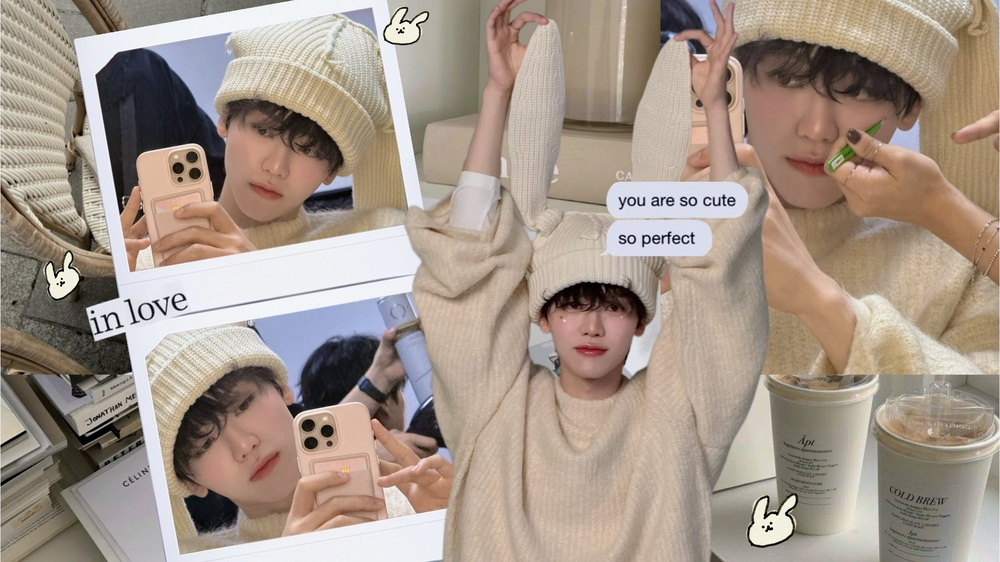
#> input picture Basicimage/image/nana.jpeg, 1000 x 562 px, shrunk from 2048 x 1151 before the run
$ python equalization_threshold.py
#> lines starting #> are read from the running program, lines starting #| are printed output that depends on the picture; after the words box and inside, x2 and y2 are one past the last pixel; in counts of white or black regions, pixels touching at a corner belong together
import cv2
import numpy as np
import matplotlib.pyplot as plt

# ======================
# Fungsi Tambahan
# ======================

def print_matrix(citra, x=0, y=0, w=5, h=5, label="Matriks"):
    potongan = citra[y:y+h, x:x+w]
    print(f"\n{label} (dari ({y},{x}), ukuran {h}x{w}):")
    print(np.round(potongan).astype(int))

def cek_koordinat(citra, x, y, label=""):
    try:
        nilai = citra[y, x]
        if hasattr(nilai, 'round'):
            nilai = nilai.round(2)
        print(f"{label} pada koordinat ({y},{x}) = {nilai}")
    except IndexError:
        print(f"Koordinat ({y},{x}) di luar batas gambar.")

# ======================
# Proses Utama
# ======================

# 1. Load gambar grayscale
path = "image/nana.jpeg"  # Ganti dengan path gambar Anda
gambar = cv2.imread(path, cv2.IMREAD_GRAYSCALE)
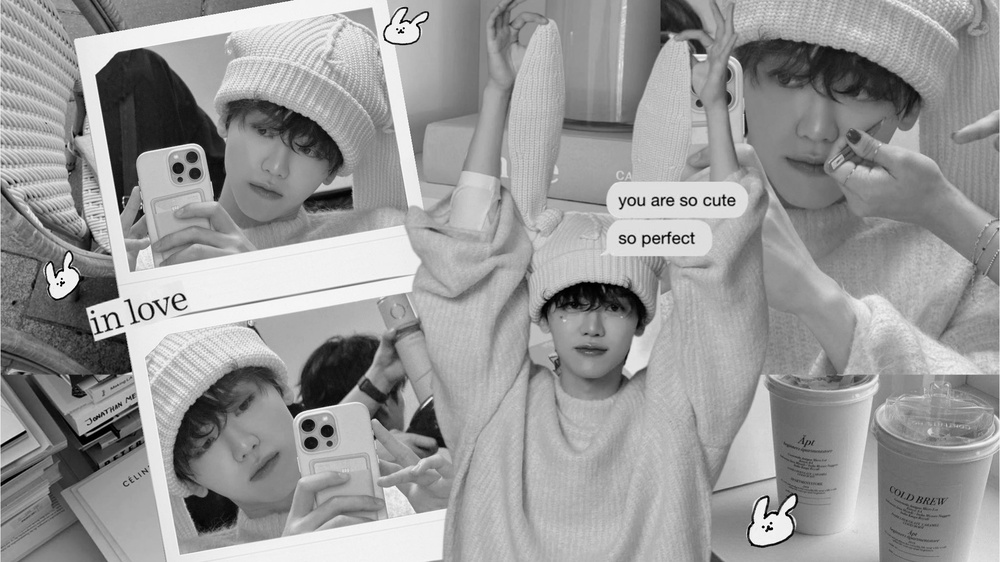
#> gambar: shape (562, 1000); min 0, max 255, mean 152.7
if gambar is None:
    raise ValueError("Gambar tidak ditemukan. Cek nama file dan path!")

# 2. Histogram Equalization Manual
hist = cv2.calcHist([gambar], [0], None, [256], [0,256]).ravel()
#> hist = 256 values, max 6345 at index 241, min 28 at index 254, mean 2195.3
total_pixel = np.sum(hist)
#> total_pixel = 562000
pdf = hist / total_pixel
#> pdf = 256 values, max 0.0113 at index 241, min 4.98e-05 at index 254, mean 0.00391
cdf = np.cumsum(pdf)
#> cdf = 256 values from 0.000541 to 1
gambar_eq = np.round(cdf[gambar] * 255).astype(np.uint8)
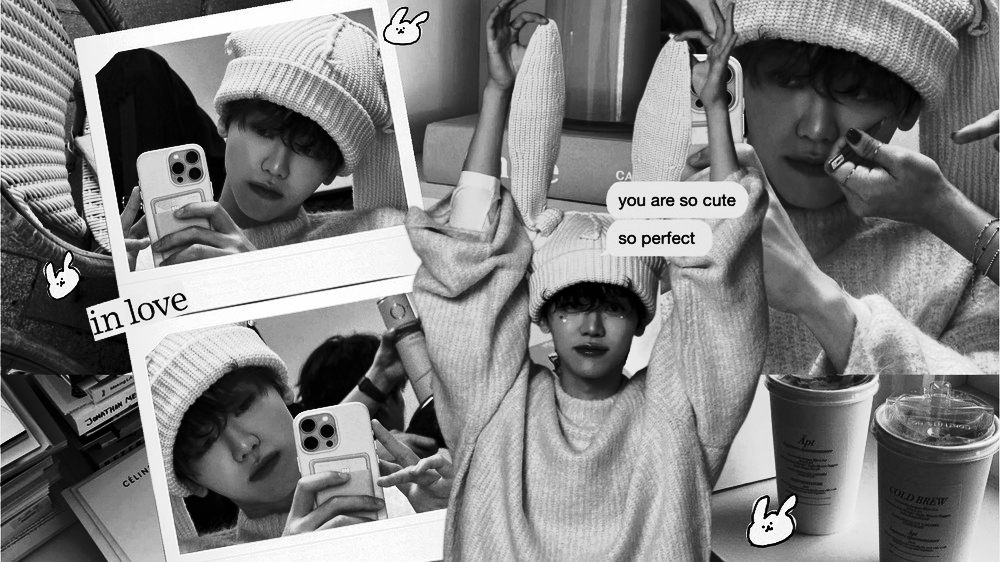
#> gambar_eq: shape (562, 1000); min 0, max 255, mean 128.4

# 3. Thresholding
_, gambar_thresh = cv2.threshold(gambar_eq, 127, 255, cv2.THRESH_BINARY)
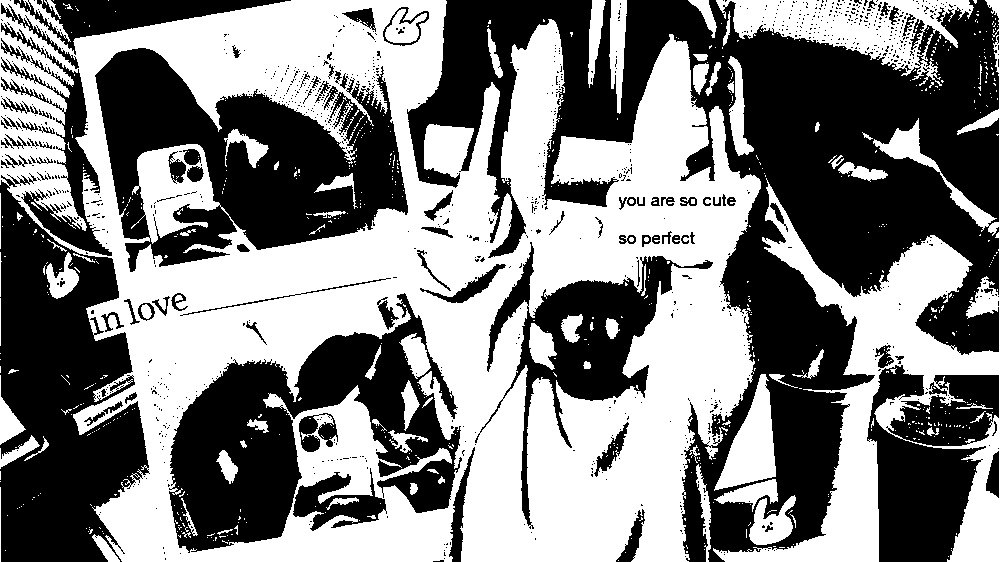
#> gambar_thresh: shape (562, 1000); 50.4% white; 1054 black regions (962 under 20 px), largest, box (x1, y1, x2, y2) and area: (407, 0, 999, 562) 115682, (95, 48, 408, 272) 36601, (0, 173, 150, 562) 35869

# 4. Tampilkan hasil
plt.figure(figsize=(12, 4))
plt.subplot(1,3,1); plt.imshow(gambar, cmap='gray'); plt.title("Original")
plt.subplot(1,3,2); plt.imshow(gambar_eq, cmap='gray'); plt.title("Equalized")
plt.subplot(1,3,3); plt.imshow(gambar_thresh, cmap='gray'); plt.title("Thresholded")
plt.tight_layout()
plt.show()
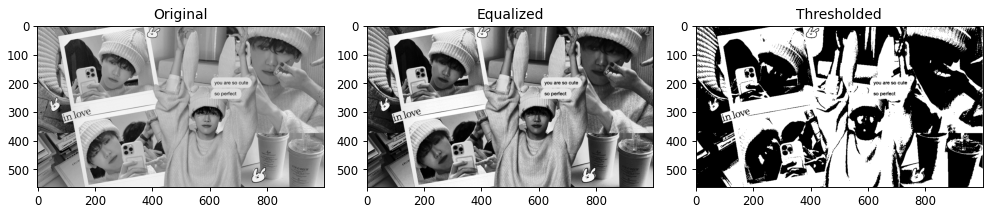
#> figure drawn by matplotlib, 3 panels

# 5. Print nilai matriks kecil
print_matrix(gambar, x=50, y=50, label="Matriks Asli")
#> in print_matrix, `potongan = citra[y:y+h, x:x+w]`: potongan = [[167, 178, 190, 185, 168], [167, 163, 180, 186, 185], [169, 163, 172, 180, 181], [161, 164, 165, 177, 170], [153, 162, 163, 174, 171]]
#| [[167 178 190 185 168]
#|  [167 163 180 186 185]
#|  [169 163 172 180 181]
#|  [161 164 165 177 170]
#|  [153 162 163 174 171]]
print_matrix(gambar_eq, x=50, y=50, label="Setelah Equalization")
#| [[148 177 205 195 151]
#|  [148 139 182 197 195]
#|  [153 139 161 182 185]
#|  [135 142 144 174 156]
#|  [119 137 139 166 158]]
print_matrix(gambar_thresh, x=50, y=50, label="Setelah Thresholding")
#| [[255 255 255 255 255]
#|  [255 255 255 255 255]
#|  [255 255 255 255 255]
#|  [255 255 255 255 255]
#|  [  0 255 255 255 255]]

# 6. Cek koordinat contoh
cek_koordinat(gambar, x=52, y=52, label="Original")
#> in cek_koordinat, `nilai = citra[y, x]`: nilai = 172
#| Original pada koordinat (52,52) = 172
cek_koordinat(gambar_eq, x=52, y=52, label="Equalized")
#| Equalized pada koordinat (52,52) = 161
cek_koordinat(gambar_thresh, x=52, y=52, label="Thresholded")
#| Thresholded pada koordinat (52,52) = 255

$ run again, with Basicimage/image/bangunan.jpg copied over Basicimage/image/nana.jpeg
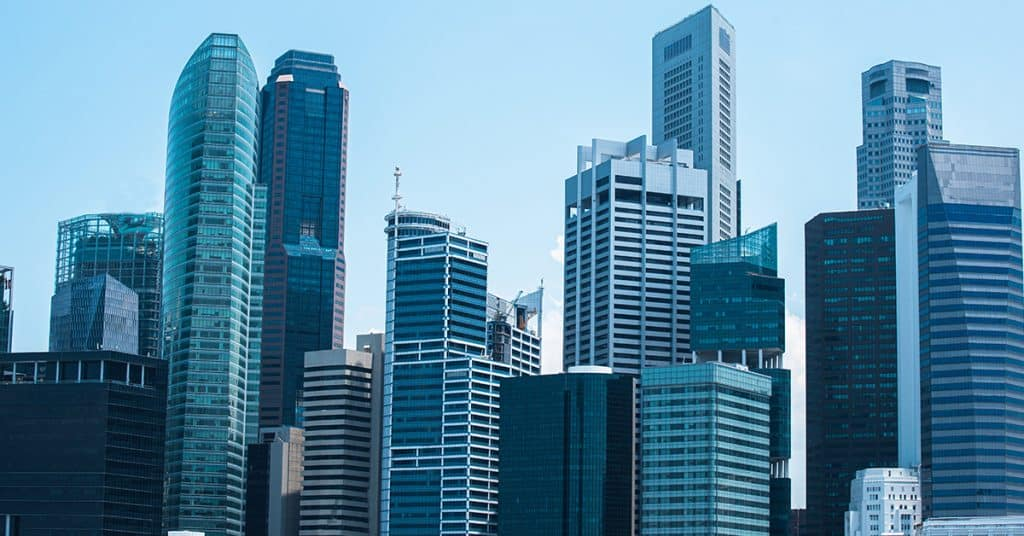
#> input picture Basicimage/image/bangunan.jpg, 1024 x 536 px
#> hist = 256 values, max 14299 at index 215, min 1 at index 2, mean 2144
#> total_pixel = 548864
#> pdf = 256 values, max 0.0261 at index 215, min 1.82e-06 at index 2, mean 0.00391
#> cdf = 256 values from 1.46e-05 to 1
#> `_, gambar_thresh = cv2.threshold(gambar_eq, 127, 255, cv2.THRESH_BINARY)`:
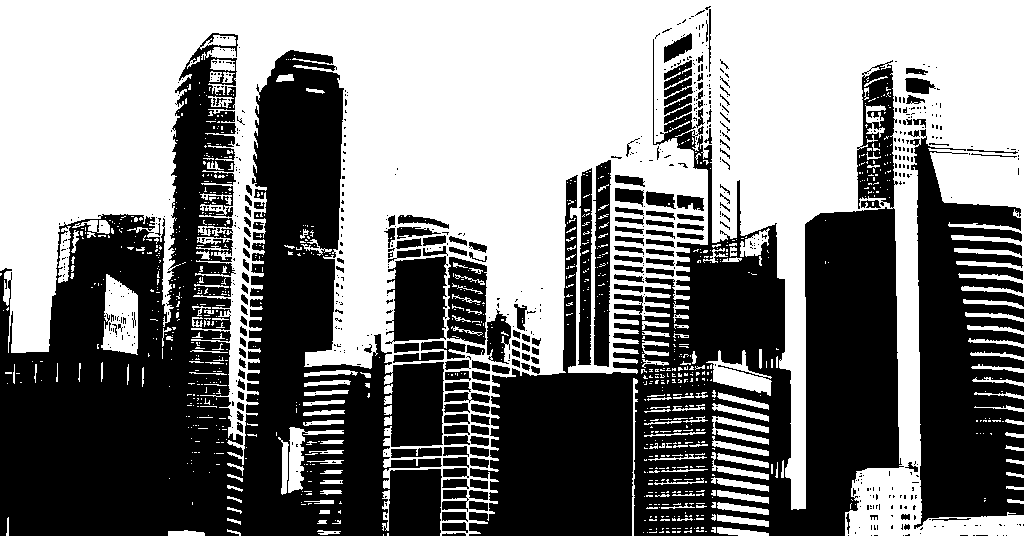
#> gambar_thresh: shape (536, 1024); 50.1% white; 714 black regions (549 under 20 px), largest, box (x1, y1, x2, y2) and area: (0, 33, 444, 536) 120298, (469, 39, 904, 536) 91350, (910, 129, 1024, 529) 29895
#> `plt.show()`:
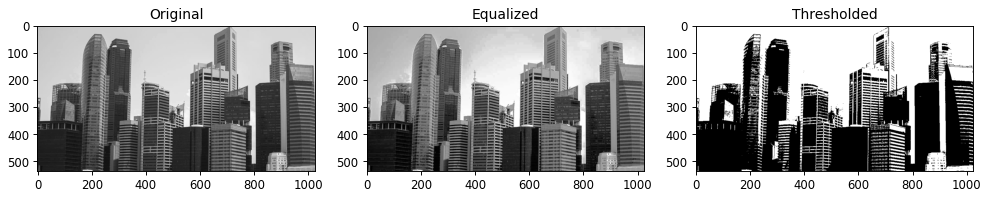
#> figure drawn by matplotlib, 3 panels
#> potongan = [[199, 199, 199, 199, 199], [199, 199, 199, 199, 199], [199, 199, 199, 199, 199], [199, 199, 199, 199, 199], [199, 199, 199, 199, 199]]
#| [[199 199 199 199 199]
#|  [199 199 199 199 199]
#|  [199 199 199 199 199]
#|  [199 199 199 199 199]
#|  [199 199 199 199 199]]
#| [[172 172 172 172 172]
#|  [172 172 172 172 172]
#|  [172 172 172 172 172]
#|  [172 172 172 172 172]
#|  [172 172 172 172 172]]
#| [[255 255 255 255 255]
#|  [255 255 255 255 255]
#|  [255 255 255 255 255]
#|  [255 255 255 255 255]
#|  [255 255 255 255 255]]
#> nilai = 199
#| Original pada koordinat (52,52) = 199
#| Equalized pada koordinat (52,52) = 172
#| Thresholded pada koordinat (52,52) = 255

$ run again, with Basicimage/image/imagekubo.jpg copied over Basicimage/image/nana.jpeg
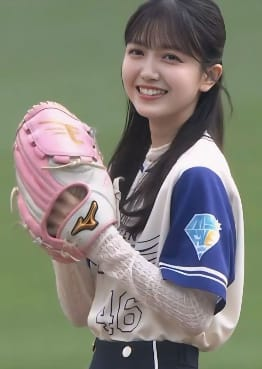
#> input picture Basicimage/image/imagekubo.jpg, 262 x 369 px
#> hist = 256 values, max 6966 at index 127, min 0 at index 0, mean 377.6
#> total_pixel = 96678
#> pdf = 256 values, max 0.0721 at index 127, min 0 at index 0, mean 0.00391
#> cdf = 256 values from 0 to 1
#> `_, gambar_thresh = cv2.threshold(gambar_eq, 127, 255, cv2.THRESH_BINARY)`:
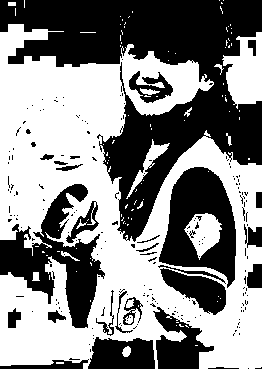
#> gambar_thresh: shape (369, 262); 52.9% white; 205 black regions (177 under 20 px), largest, box (x1, y1, x2, y2) and area: (0, 0, 262, 242) 25231, (0, 184, 105, 328) 5786, (159, 167, 236, 288) 5180
#> `plt.show()`:
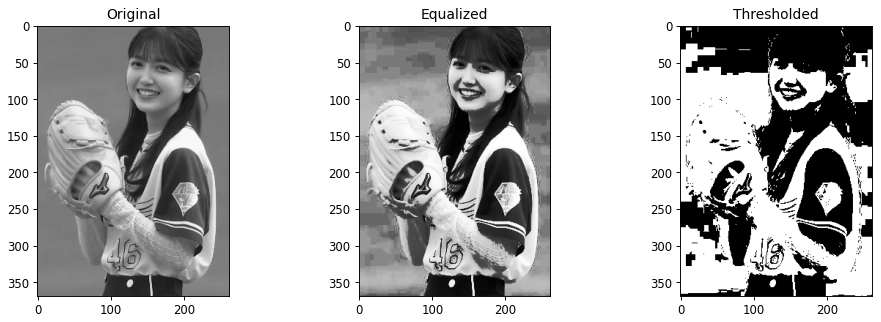
#> figure drawn by matplotlib, 3 panels
#> potongan = [[127, 127, 127, 127, 127], [127, 127, 127, 127, 127], [127, 127, 127, 127, 127], [127, 127, 127, 127, 127], [127, 127, 127, 127, 127]]
#| [[127 127 127 127 127]
#|  [127 127 127 127 127]
#|  [127 127 127 127 127]
#|  [127 127 127 127 127]
#|  [127 127 127 127 127]]
#| [[120 120 120 120 120]
#|  [120 120 120 120 120]
#|  [120 120 120 120 120]
#|  [120 120 120 120 120]
#|  [120 120 120 120 120]]
#| [[0 0 0 0 0]
#|  [0 0 0 0 0]
#|  [0 0 0 0 0]
#|  [0 0 0 0 0]
#|  [0 0 0 0 0]]
#> nilai = 127
#| Original pada koordinat (52,52) = 127
#| Equalized pada koordinat (52,52) = 120
#| Thresholded pada koordinat (52,52) = 0
